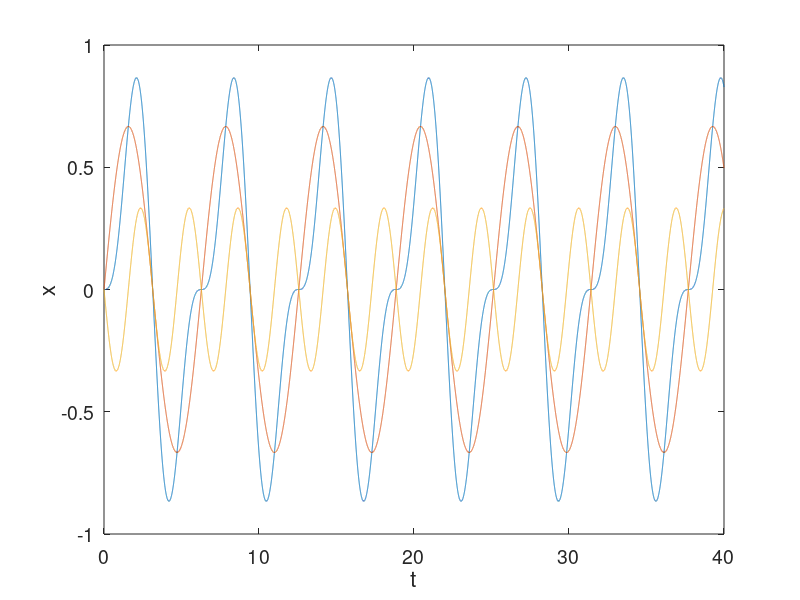

Write MATLAB code to recreate this figure.
clear;

W = 1;
f = 1;
g = 0.01;
t=(0:0.001:40);
x = f/(-3*W^2)*(sin(2*W*t)-2*sin(W*t));
xc = f/(-3*W^2)*(-2*sin(W*t));
xp = f/(-3*W^2)*(sin(2*W*t));
plot(t,x)
hold on
plot(t,xc)
plot(t,xp)


set(gca,'fontsize',14);
xlabel('t','FontSize',16);
ylabel('x','FontSize',16);
print -dpng -r300 'Q6c.png'%produces figure of given spec
hold off

%{
figure;


x = f/(-3*W^2)*(sin(2*W*t)-exp(-g*t)*2*sin(W*t));

plot(t,x)
hold on
set(gca,'fontsize',14);
xlabel('t','FontSize',16);
ylabel('x','FontSize',16);
print -dpng -r300 'Q6d.png'%produces figure of given spec
hold off
%}